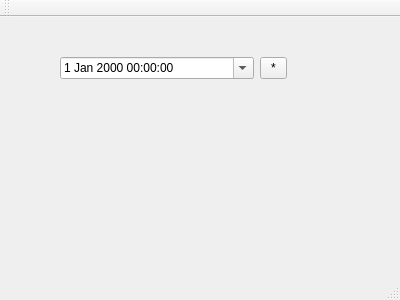
<?xml version="1.0" encoding="UTF-8"?>
<ui version="4.0">
 <class>MainWindow</class>
 <widget class="QMainWindow" name="MainWindow">
  <property name="geometry">
   <rect>
    <x>0</x>
    <y>0</y>
    <width>400</width>
    <height>300</height>
   </rect>
  </property>
  <property name="windowTitle">
   <string>MainWindow</string>
  </property>
  <widget class="QWidget" name="centralWidget">
   <widget class="QDateTimeEdit" name="dateTimeEdit">
    <property name="geometry">
     <rect>
      <x>60</x>
      <y>40</y>
      <width>194</width>
      <height>22</height>
     </rect>
    </property>
    <property name="calendarPopup">
     <bool>true</bool>
    </property>
   </widget>
   <widget class="QToolButton" name="toolButton">
    <property name="geometry">
     <rect>
      <x>260</x>
      <y>40</y>
      <width>27</width>
      <height>22</height>
     </rect>
    </property>
    <property name="text">
     <string>*</string>
    </property>
   </widget>
  </widget>
  <widget class="QMenuBar" name="menuBar">
   <property name="geometry">
    <rect>
     <x>0</x>
     <y>0</y>
     <width>400</width>
     <height>26</height>
    </rect>
   </property>
  </widget>
  <widget class="QToolBar" name="mainToolBar">
   <attribute name="toolBarArea">
    <enum>TopToolBarArea</enum>
   </attribute>
   <attribute name="toolBarBreak">
    <bool>false</bool>
   </attribute>
  </widget>
  <widget class="QStatusBar" name="statusBar"/>
 </widget>
 <layoutdefault spacing="6" margin="11"/>
 <resources/>
 <connections/>
</ui>
